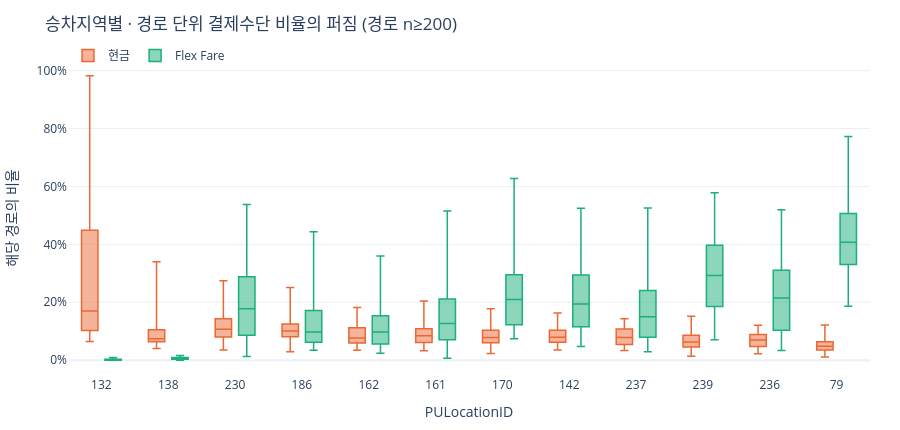

Source (notebook cell):
### Code cell
# 같은 승차지역 안에서도 목적지에 따라 비율이 갈림 (JFK는 현금 6.5%~98%) -> 지역 단독보다 경로(PU_DO) 인코딩
top_pu = df["PULocationID"].value_counts().head(12).index
route = (df[df["PULocationID"].isin(top_pu)]
           .groupby(["PULocationID", "DOLocationID"])["payment_label"]
           .agg(n="size",
                현금=lambda s: (s == "현금").mean(),
                Flex_Fare=lambda s: (s == "Flex Fare").mean())
           .query("n >= 200").reset_index())
order_pu = route.groupby("PULocationID")["현금"].std().sort_values(ascending=False).index

fig = go.Figure()
for c, col in [("현금", "현금"), ("Flex Fare", "Flex_Fare")]:
    fig.add_box(x=route["PULocationID"].astype(str), y=route[col], name=c,
                marker_color=COLOR[c], line_width=1.5, boxpoints=False)

fig.update_layout(title="승차지역별 · 경로 단위 결제수단 비율의 퍼짐 (경로 n≥200)",
                  boxmode="group", xaxis_title="PULocationID",
                  yaxis_title="해당 경로의 비율", yaxis_tickformat=".0%",
                  xaxis=dict(categoryorder="array",
                             categoryarray=[str(i) for i in order_pu]),
                  **LAYOUT)
fig.show()

### Figure 1 — Plotly figure (JSON) as saved in the notebook; plotly's stock layout.template omitted (floating-point values rounded to 4 significant figures; data arrays with more than 128 entries replaced by an {"elided": "..."} marker saying what was removed)
{"data": [{"boxpoints": false, "line": {"width": 1.5}, "marker": {"color": "#eb6834"}, "name": "현금", "type": "box", "x": {"elided": "861 str values"}, "y": {"elided": "861 float values"}}, {"boxpoints": false, "line": {"width": 1.5}, "marker": {"color": "#1baf7a"}, "name": "Flex Fare", "type": "box", "x": {"elided": "861 str values"}, "y": {"elided": "861 float values"}}], "layout": {"boxmode": "group", "height": 430, "hovermode": "closest", "legend": {"orientation": "h", "title": {"text": ""}, "x": 0, "y": 1.06}, "margin": {"b": 50, "l": 60, "r": 30, "t": 60}, "title": {"text": "승차지역별 · 경로 단위 결제수단 비율의 퍼짐 (경로 n≥200)"}, "xaxis": {"categoryarray": ["132", "138", "230", "186", "162", "161", "170", "142", "237", "239", "236", "79"], "categoryorder": "array", "title": {"text": "PULocationID"}}, "yaxis": {"tickformat": ".0%", "title": {"text": "해당 경로의 비율"}}}}
